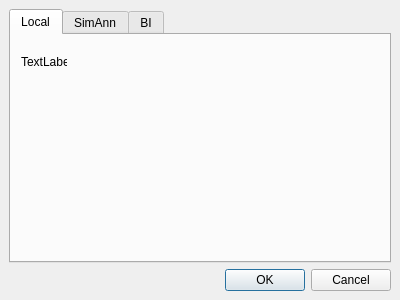
<ui version="4.0" >
 <class>Dialog</class>
 <widget class="QDialog" name="Dialog" >
  <property name="windowModality" >
   <enum>Qt::ApplicationModal</enum>
  </property>
  <property name="geometry" >
   <rect>
    <x>0</x>
    <y>0</y>
    <width>400</width>
    <height>300</height>
   </rect>
  </property>
  <property name="windowTitle" >
   <string>Advanced Options</string>
  </property>
  <layout class="QVBoxLayout" >
   <property name="margin" >
    <number>9</number>
   </property>
   <property name="spacing" >
    <number>6</number>
   </property>
   <item>
    <widget class="QTabWidget" name="tabWidget" >
     <property name="currentIndex" >
      <number>0</number>
     </property>
     <widget class="QWidget" name="LocalTab" >
      <attribute name="title" >
       <string>Local</string>
      </attribute>
      <widget class="QLabel" name="label_6" >
       <property name="geometry" >
        <rect>
         <x>10</x>
         <y>20</y>
         <width>46</width>
         <height>14</height>
        </rect>
       </property>
       <property name="text" >
        <string>TextLabel</string>
       </property>
      </widget>
     </widget>
     <widget class="QWidget" name="SATab" >
      <attribute name="title" >
       <string>SimAnn</string>
      </attribute>
      <layout class="QGridLayout" >
       <property name="margin" >
        <number>9</number>
       </property>
       <property name="spacing" >
        <number>6</number>
       </property>
       <item row="3" column="1" >
        <widget class="QDoubleSpinBox" name="SA_minaccratioSB" >
         <property name="specialValueText" >
          <string>No limit</string>
         </property>
         <property name="accelerated" >
          <bool>true</bool>
         </property>
         <property name="maximum" >
          <double>1.000000000000000</double>
         </property>
         <property name="singleStep" >
          <double>0.010000000000000</double>
         </property>
        </widget>
       </item>
       <item row="5" column="1" >
        <widget class="QCheckBox" name="SA_directCB" >
         <property name="text" >
          <string>Direct?</string>
         </property>
        </widget>
       </item>
       <item row="5" column="2" >
        <spacer>
         <property name="orientation" >
          <enum>Qt::Horizontal</enum>
         </property>
         <property name="sizeHint" >
          <size>
           <width>40</width>
           <height>20</height>
          </size>
         </property>
        </spacer>
       </item>
       <item row="4" column="2" >
        <spacer>
         <property name="orientation" >
          <enum>Qt::Horizontal</enum>
         </property>
         <property name="sizeHint" >
          <size>
           <width>40</width>
           <height>20</height>
          </size>
         </property>
        </spacer>
       </item>
       <item row="3" column="2" >
        <spacer>
         <property name="orientation" >
          <enum>Qt::Horizontal</enum>
         </property>
         <property name="sizeHint" >
          <size>
           <width>40</width>
           <height>20</height>
          </size>
         </property>
        </spacer>
       </item>
       <item row="4" column="1" >
        <widget class="QDoubleSpinBox" name="SA_meltratioSB" >
         <property name="accelerated" >
          <bool>true</bool>
         </property>
         <property name="maximum" >
          <double>1.000000000000000</double>
         </property>
         <property name="singleStep" >
          <double>0.010000000000000</double>
         </property>
         <property name="value" >
          <double>0.970000000000000</double>
         </property>
        </widget>
       </item>
       <item row="4" column="0" >
        <widget class="QLabel" name="label_5" >
         <property name="text" >
          <string>Melting Ratio</string>
         </property>
        </widget>
       </item>
       <item row="3" column="0" >
        <widget class="QLabel" name="label_3" >
         <property name="text" >
          <string>Min Acc Ratio</string>
         </property>
        </widget>
       </item>
       <item row="2" column="0" >
        <widget class="QLabel" name="label_4" >
         <property name="text" >
          <string>Max Iter</string>
         </property>
        </widget>
       </item>
       <item row="2" column="1" >
        <widget class="QSpinBox" name="SA_maxiterSB" >
         <property name="specialValueText" >
          <string>No limit</string>
         </property>
         <property name="accelerated" >
          <bool>true</bool>
         </property>
        </widget>
       </item>
       <item row="1" column="1" >
        <widget class="QDoubleSpinBox" name="SA_StopTSB" >
         <property name="specialValueText" >
          <string>No limit</string>
         </property>
         <property name="accelerated" >
          <bool>true</bool>
         </property>
         <property name="maximum" >
          <double>10000000000.000000000000000</double>
         </property>
         <property name="value" >
          <double>0.100000000000000</double>
         </property>
        </widget>
       </item>
       <item row="0" column="1" >
        <widget class="QDoubleSpinBox" name="SA_tolSB" >
         <property name="accelerated" >
          <bool>true</bool>
         </property>
        </widget>
       </item>
       <item row="0" column="0" >
        <widget class="QLabel" name="label" >
         <property name="text" >
          <string>Tolerance</string>
         </property>
        </widget>
       </item>
       <item row="1" column="0" >
        <widget class="QLabel" name="label_2" >
         <property name="text" >
          <string>Stop T</string>
         </property>
        </widget>
       </item>
       <item row="0" column="2" >
        <spacer>
         <property name="orientation" >
          <enum>Qt::Horizontal</enum>
         </property>
         <property name="sizeHint" >
          <size>
           <width>40</width>
           <height>20</height>
          </size>
         </property>
        </spacer>
       </item>
       <item row="1" column="2" >
        <spacer>
         <property name="orientation" >
          <enum>Qt::Horizontal</enum>
         </property>
         <property name="sizeHint" >
          <size>
           <width>40</width>
           <height>20</height>
          </size>
         </property>
        </spacer>
       </item>
       <item row="2" column="2" >
        <spacer>
         <property name="orientation" >
          <enum>Qt::Horizontal</enum>
         </property>
         <property name="sizeHint" >
          <size>
           <width>40</width>
           <height>20</height>
          </size>
         </property>
        </spacer>
       </item>
      </layout>
     </widget>
     <widget class="QWidget" name="BITab" >
      <attribute name="title" >
       <string>BI</string>
      </attribute>
     </widget>
    </widget>
   </item>
   <item>
    <widget class="QDialogButtonBox" name="buttonBox" >
     <property name="orientation" >
      <enum>Qt::Horizontal</enum>
     </property>
     <property name="standardButtons" >
      <set>QDialogButtonBox::Cancel|QDialogButtonBox::NoButton|QDialogButtonBox::Ok</set>
     </property>
    </widget>
   </item>
  </layout>
 </widget>
 <resources/>
 <connections>
  <connection>
   <sender>buttonBox</sender>
   <signal>accepted()</signal>
   <receiver>Dialog</receiver>
   <slot>accept()</slot>
   <hints>
    <hint type="sourcelabel" >
     <x>248</x>
     <y>254</y>
    </hint>
    <hint type="destinationlabel" >
     <x>157</x>
     <y>274</y>
    </hint>
   </hints>
  </connection>
  <connection>
   <sender>buttonBox</sender>
   <signal>rejected()</signal>
   <receiver>Dialog</receiver>
   <slot>reject()</slot>
   <hints>
    <hint type="sourcelabel" >
     <x>316</x>
     <y>260</y>
    </hint>
    <hint type="destinationlabel" >
     <x>286</x>
     <y>274</y>
    </hint>
   </hints>
  </connection>
 </connections>
</ui>
